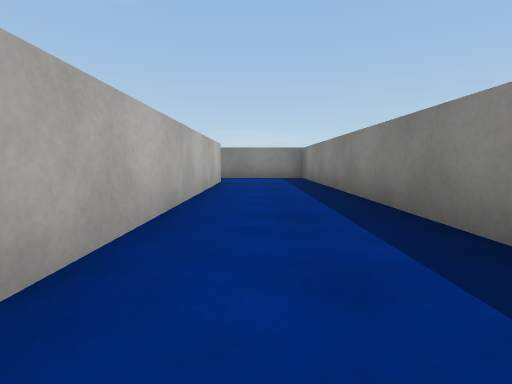
[1] (above)

20 first-person views from a walk through a scene from a Unity 3-D project. The camera is 0.45 m above the floor, tilts 6° down and sees 85° across. The floor is counted in squares, 1 m on a side. Each view is taken from the middle of a square. On the plan, view 1 faces up. The plan holds only what a view shows up to about 9 squares ahead; the rest is blank. The player is left out. Surface patterns are stand-ins for the level's own textures.

[2]
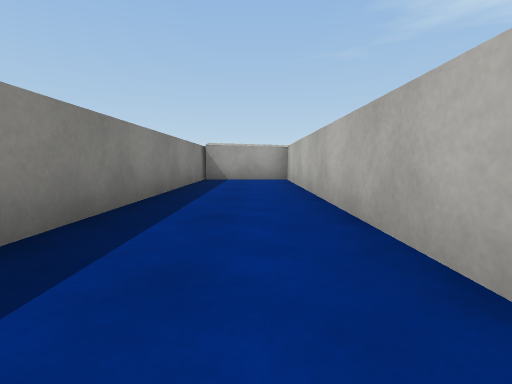

[3]
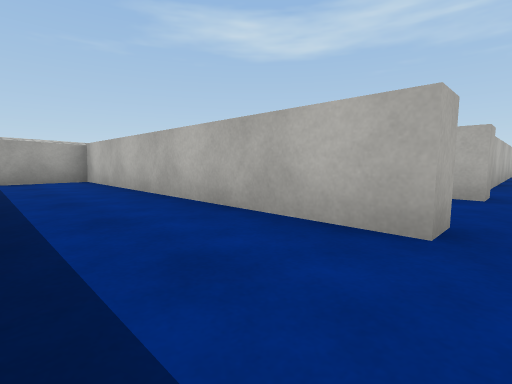

[4]
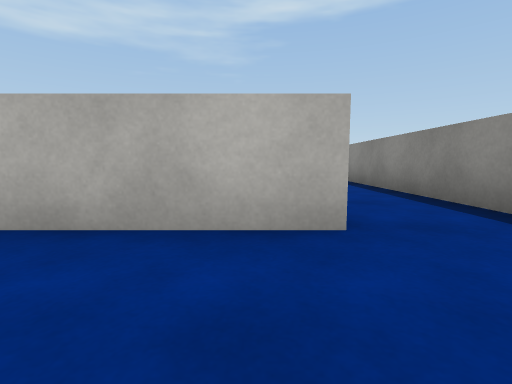

[5]
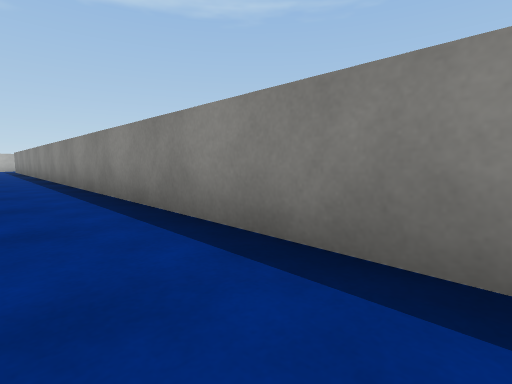

[6]
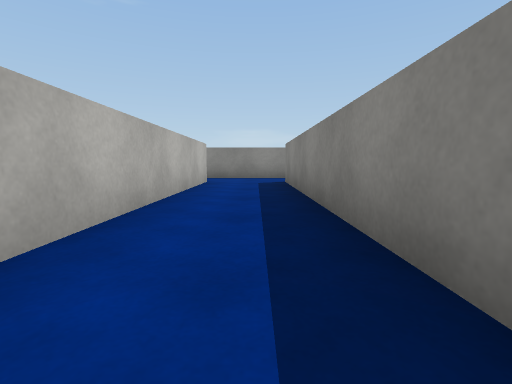

[7]
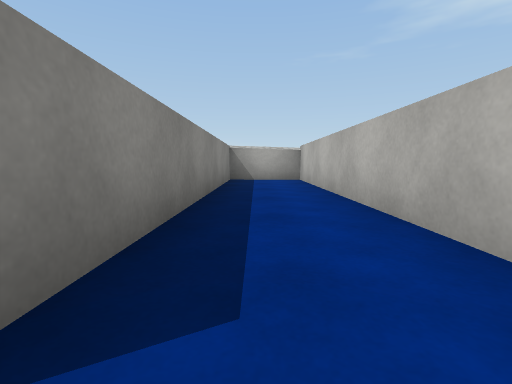

[8]
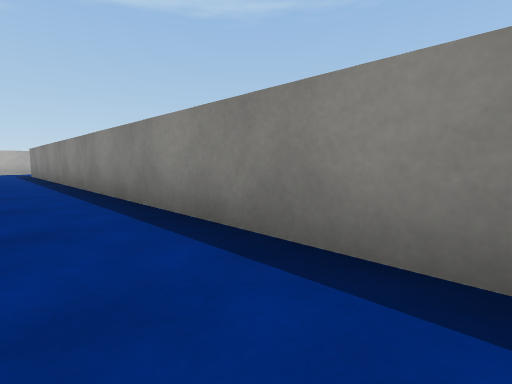

[9]
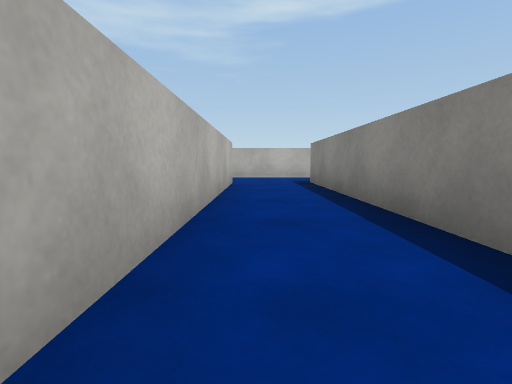

[10]
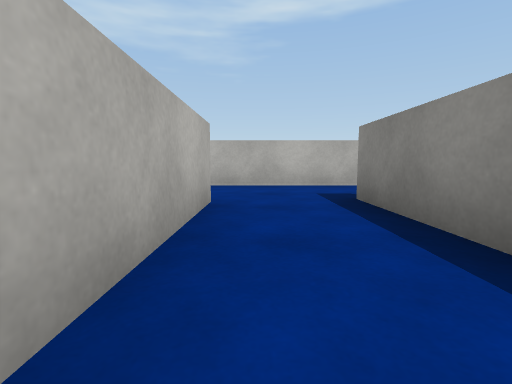

[11]
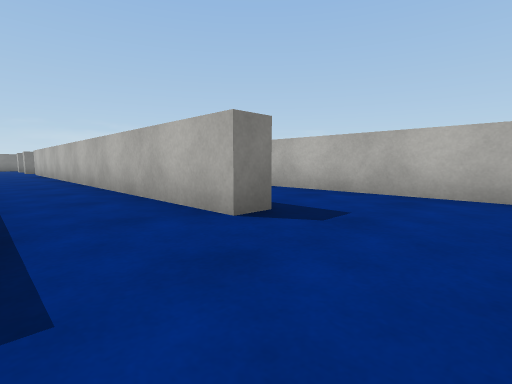

[12]
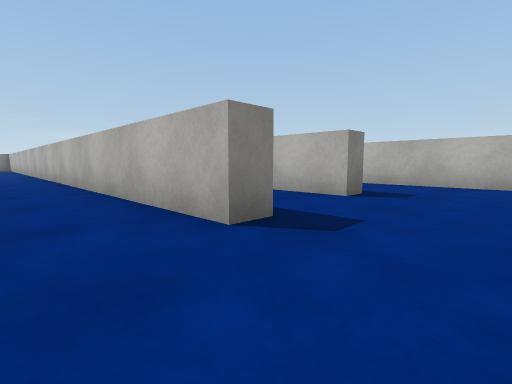

[13]
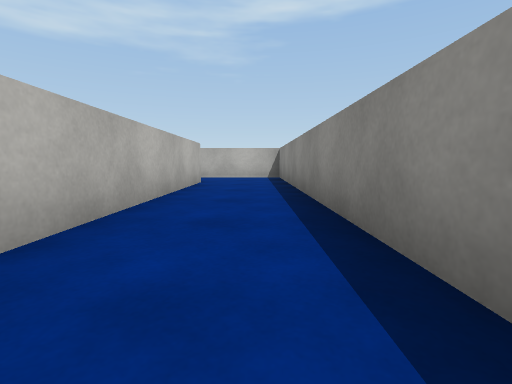

[14]
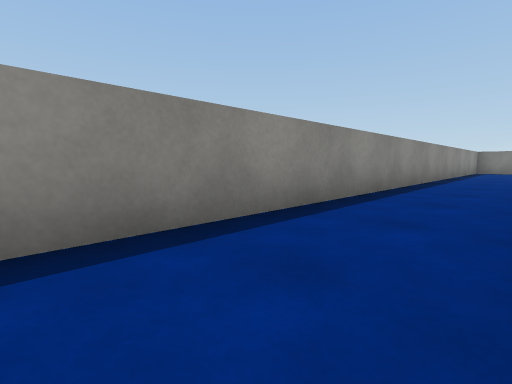

[15]
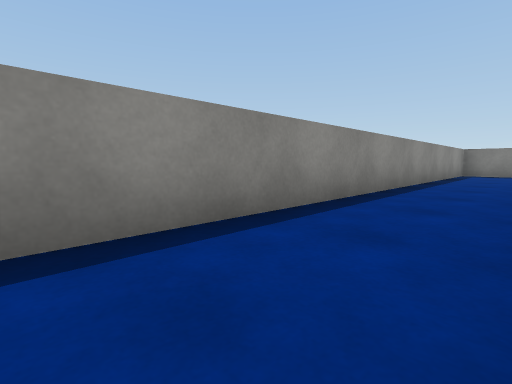

[16]
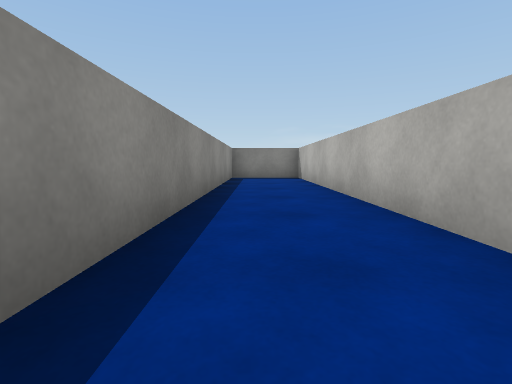

[17]
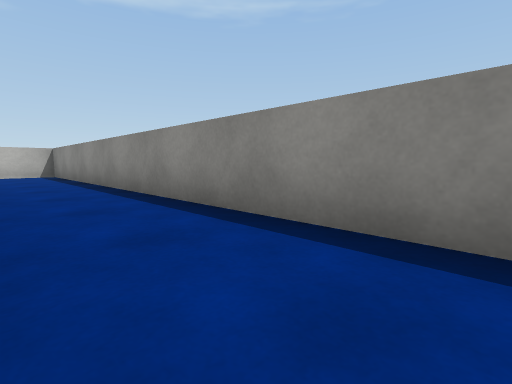

[18]
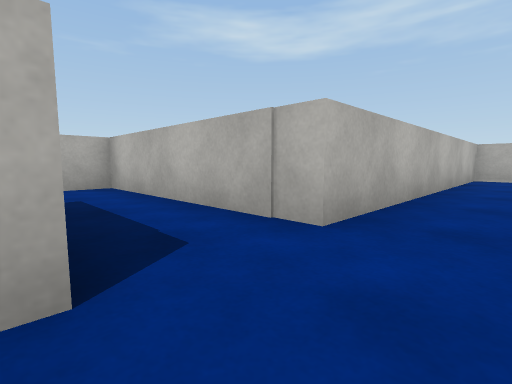

[19]
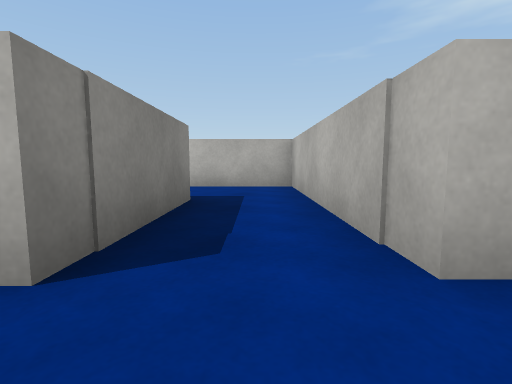

[20]
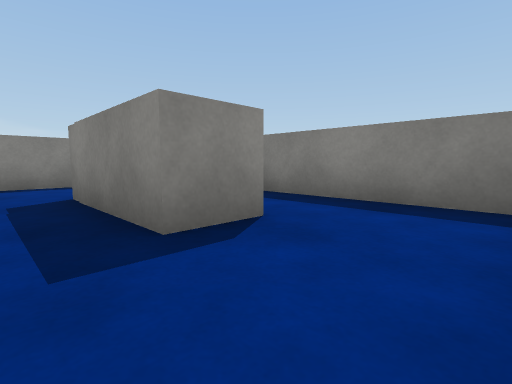

### Floor plan
Ten units are one square. View 1 is at (0, 0); x grows to the right and y downward. Boxes are objects, and circles mark ways between rooms. Rooms are numbered by the first view taken in them; rooms with no view inside come last. Other rooms are left out.
<svg viewBox="-191 -112 210 125">
<path fill="none" stroke="#000" d="M-8 -65 -8 3 14 3M14 8 14 -83 -6 -83M-38 -65 -32 -65 -32 3 -13 3 -13 -65 -8 -65M-6 -83 -36 -83M-162 -65 -51 -65M-186 -85 -186 -65M-36 -83 -165 -83M-165 -83 -165 -87 14 -87 14 -107 -186 -107 -186 -85M-98 -60 -108 -60M-162 -59 -162 -65M-186 -65 -186 -40 -117 -40 -117 3 -97 3M-102 -16 -102 -41"/>
<circle cx="-10" cy="-70" r="3" fill="#2a7"/>
<circle cx="-30" cy="-70" r="3" fill="#2a7"/>
<circle cx="-175" cy="-80" r="3" fill="#2a7"/>
<circle cx="-175" cy="-60" r="3" fill="#2a7"/>
<circle cx="-100" cy="-50" r="3" fill="#2a7"/>
<text x="0" y="-40">1</text>
<text x="-20" y="-40">2</text>
<text x="-120" y="-70">3</text>
<text x="-90" y="-100">4</text>
<text x="-80" y="-50">5</text>
<text x="-140" y="-50">6</text>
</svg>
Room 1 opens to room 2. Room 2 opens to room 3. Room 3 opens to room 4. Room 3 opens to room 6. Room 5 opens to room 6.

Where each view was taken, in squares from view 1:
view 1: 0 up, 0 right, facing up
view 2: 7 up, 0 right, facing down
view 3: 7 up, 1 right, facing down-left
view 4: 6 up, 1 right, facing left
view 5: 7 up, 0 right, facing up-left
view 6: 0 up, 2 left, facing up
view 7: 7 up, 2 left, facing down
view 8: 7 up, 5 left, facing up-left
view 9: 7 up, 10 left, facing left
view 10: 7 up, 13 left, facing left
view 11: 8 up, 18 left, facing down-right
view 12: 10 up, 18 left, facing down-right
view 13: 10 up, 10 left, facing left
view 14: 9 up, 13 left, facing up-right
view 15: 9 up, 10 left, facing up-right
view 16: 10 up, 7 left, facing right
view 17: 9 up, 8 left, facing up-left
view 18: 5 up, 10 left, facing down-left
view 19: 5 up, 11 left, facing down
view 20: 0 up, 11 left, facing up-right
